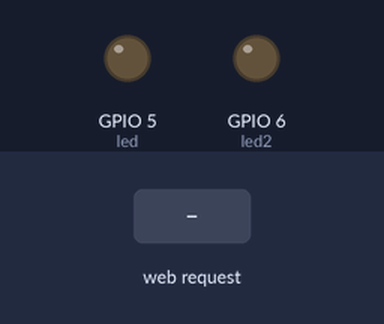
This sketch was run on a simulated ESP8266 (NodeMCU). On the bench: output pins drawn as LEDs (lit = HIGH). The inputs (shaded band) are chosen by the test bench. WiFi joins after 1.5 s; servers stay silent unless stated; what the sketch prints to the serial monitor is not drawn.

Above: at 2.8 s.
2.9 s: HTTP request GET /led1on received
At 3.7 s:
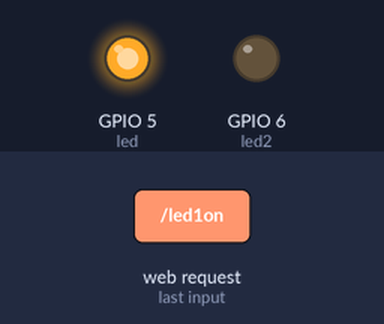
4.4 s: HTTP request GET /led2on received
At 4.9 s:
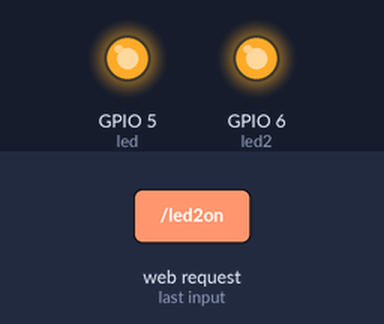
5.9 s: HTTP request GET /led1off received
At 7.1 s:
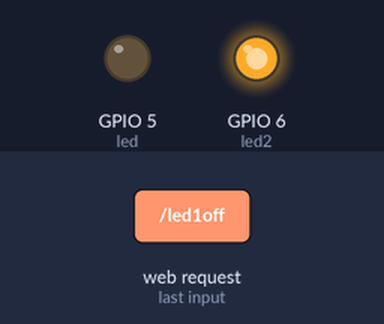
7.4 s: HTTP request GET /led2off received
At 8.4 s:
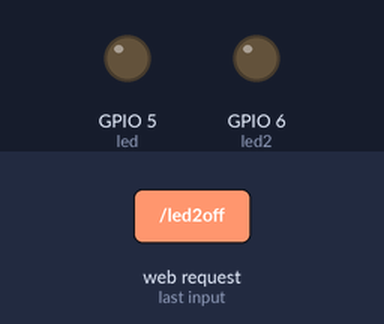
Timing chart, 0 to 9.9 s (numbered marks = the images above; inputs shaded):
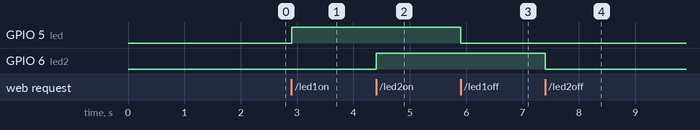

The sketch:

NodeMCU_HTML_Webpage.ino
```cpp
/* Created by Priyam Mehta */

#include <ESP8266WiFi.h>

WiFiClient client;
WiFiServer server(80);
//
//#define led D5
//#define led2 D6

int led = 5;
int led2 = 6;

void setup()
{
  // put your setup code here, to run once:
  Serial.begin(9600);
  WiFi.begin("iot", "project1234");
  while(WiFi.status() != WL_CONNECTED)
  {
    delay(200);
    Serial.print("..");
  }
  Serial.println();
  Serial.println("NodeMCU is connected!");
  Serial.println(WiFi.localIP());
  server.begin();
  pinMode(led, OUTPUT);
  pinMode(led2, OUTPUT);
}

void loop()
{
  // put your main code here, to run repeatedly:
  client = server.available();  //Gets a client that is connected to the server and has data available for reading.
  if (client == 1)
  {
    String request =  client.readStringUntil('\n');
    Serial.println(request);
    request.trim();
    if(request == "GET /led1on HTTP/1.1")
    {
      digitalWrite(led, HIGH);
    }
    if(request == "GET /led1off HTTP/1.1")
    {
      digitalWrite(led, LOW);
    }
    if(request == "GET /led2on HTTP/1.1")
    {
      digitalWrite(led2, HIGH);
    }
    if(request == "GET /led2off HTTP/1.1")
    {
      digitalWrite(led2, LOW);
    }
  }
  client.println("Content-Type: text/html");
  client.println("");
  client.println("<!DOCTYPE HTML>");
  client.println("<html>");
  client.println("<h1>Welcome to the Webpage!</h1>");
  client.println("<h3>LED Controls<h3>");
  client.println("<br>");
  client.println("<a href=\"/led1on\"\"><button>LED 1 ON</button></a>");
  client.println("<a href=\"/led1off\"\"><button>LED 1 OFF</button></a><br/>");
  client.println("<a href=\"/led2on\"\"><button>LED 2 ON</button></a>");
  client.println("<a href=\"/led2off\"\"><button>LED 2 OFF</button></a><br/>");
  client.println("</html>");
}
```

Measured:
- after the input at 2.9 s, GPIO 5 (led): LOW → HIGH at once
- after the input at 4.4 s, GPIO 6 (led2): LOW → HIGH at once
- after the input at 5.9 s, GPIO 5 (led): HIGH → LOW at once
- after the input at 7.4 s, GPIO 6 (led2): HIGH → LOW at once
